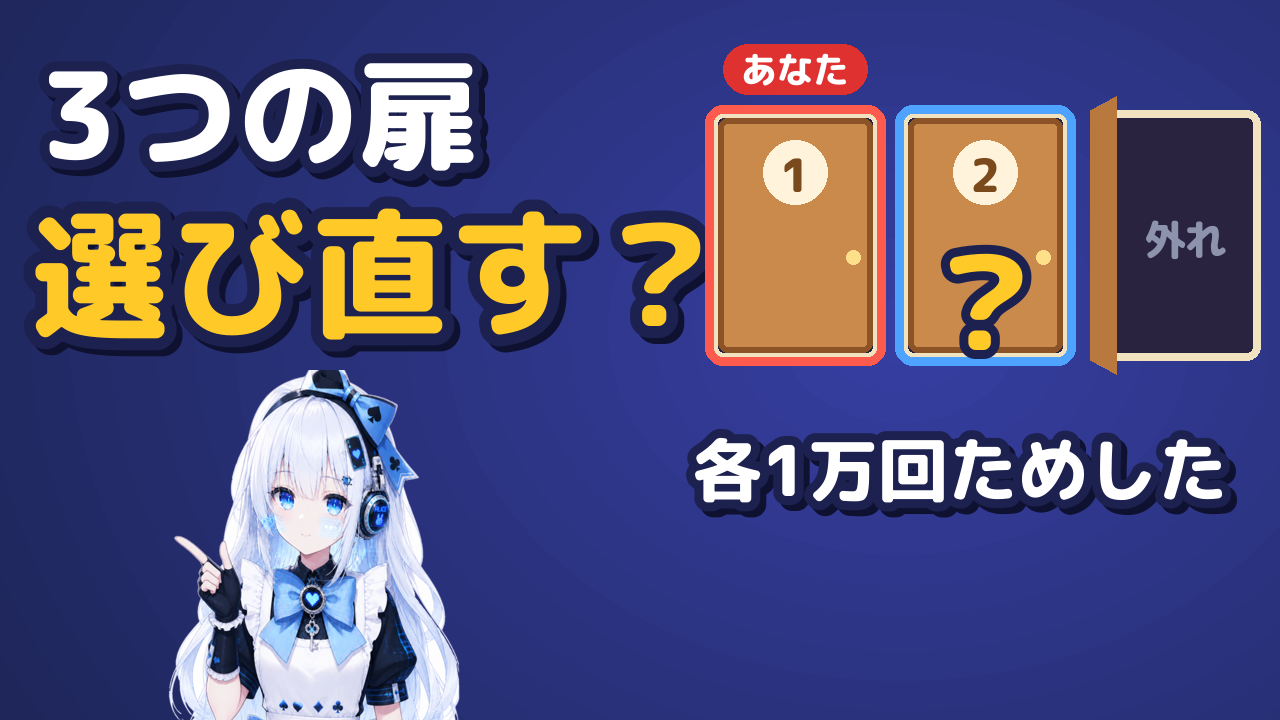

Reproduce this figure in Python.
"""サムネ（横 1280x720）：大きな問い＋扉の絵＋アリス。実行：python3 thumb.py → thumb.png"""
from PIL import Image, ImageDraw, ImageFont
W, H = 1280, 720
im = Image.new('RGB', (W, H), '#171b42'); d = ImageDraw.Draw(im)
for r in range(800, 0, -6):
    c = int(30 + (800 - r) / 800 * 25); d.ellipse((900 - r * 1.3, 330 - r, 900 + r * 1.3, 330 + r), fill=(c, c + 8, min(255, c * 3)))
F = lambda s: ImageFont.truetype('assets/fonts/MPLUSRounded1c-ExtraBold.ttf', s)
def text(x, y, s, size, fill, stroke=10, center=False):
    f = F(size); w = d.textlength(s, font=f); x = x - w / 2 if center else x
    d.text((x + 6, y + 6), s, font=f, fill='#0e1130', stroke_width=stroke, stroke_fill='#0e1130')
    d.text((x, y), s, font=f, fill=fill, stroke_width=stroke, stroke_fill='#1c2150')
# 左：大きな問い
text(40, 30, '3つの扉', 120, 'white'); text(30, 175, '選び直す？', 140, '#ffc928', 12)
# 右：扉
DW, DH, y = 170, 250, 110
for i, x in enumerate([710, 900, 1090]):
    d.rounded_rectangle((x, y, x + DW, y + DH), 14, fill='#2a2340', outline='#f1e2c0', width=8)
    if i == 2:
        d.polygon([(x, y), (x + 26, y - 14), (x + 26, y + DH + 14), (x, y + DH)], fill='#b9783e')
        f = F(42); s = '外れ'; w = d.textlength(s, font=f); d.text((x + DW / 2 - w / 2 + 10, y + DH / 2 - 26), s, font=f, fill='#8d93ad')
    else:
        d.rounded_rectangle((x + 8, y + 8, x + DW - 8, y + DH - 8), 10, fill='#c98a4b', outline='#8c5426', width=6)
        d.ellipse((x + DW / 2 - 32, y + 30, x + DW / 2 + 32, y + 94), fill='#fff3dc'); f = F(46); s = str(i + 1); w = d.textlength(s, font=f); d.text((x + DW / 2 - w / 2, y + 32), s, font=f, fill='#7a4a1c')
        d.ellipse((x + DW - 34, y + 140, x + DW - 20, y + 154), fill='#ffe08a')
    if i == 0:
        d.rounded_rectangle((x - 5, y - 5, x + DW + 5, y + DH + 5), 18, outline='#ff5a4e', width=9)
        f = F(36); s = 'あなた'; w = d.textlength(s, font=f); d.rounded_rectangle((x + DW / 2 - w / 2 - 18, y - 66, x + DW / 2 + w / 2 + 18, y - 16), 26, fill='#e03131'); d.text((x + DW / 2 - w / 2, y - 66), s, font=f, fill='white')
    if i == 1:
        d.rounded_rectangle((x - 5, y - 5, x + DW + 5, y + DH + 5), 18, outline='#4da3ff', width=9)
        f = F(130); w = d.textlength('？', font=f); d.text((x + DW / 2 - w / 2, y + 100), '？', font=f, fill='#ffc928', stroke_width=9, stroke_fill='#1c2150')
text(900 + DW / 2 - 85 + 60, 420, '各1万回ためした', 70, 'white', 9, center=True)
a = Image.open('assets/alice/pose_pointing_768.png').convert('RGBA').resize((330, 440))
im.paste(a, (150, 370), a)
im.save('thumb.png')
